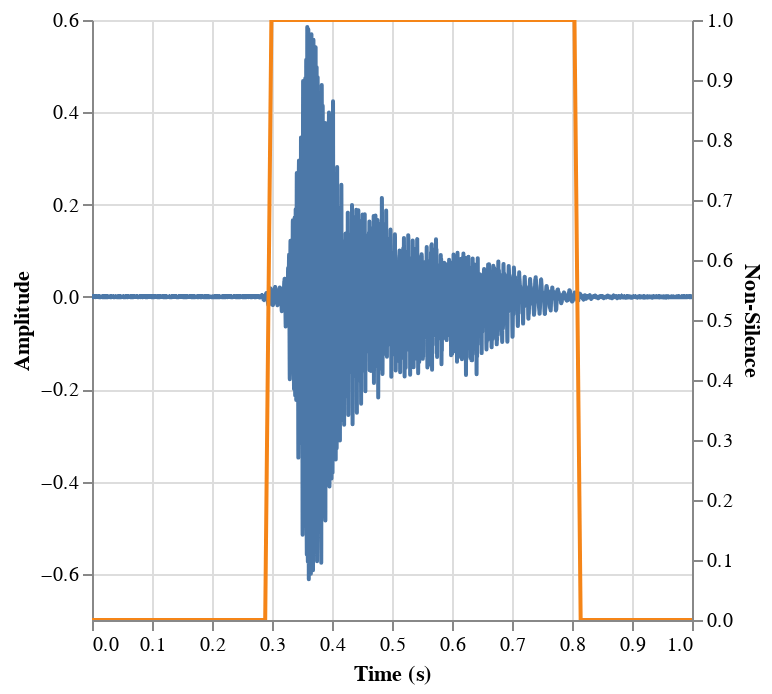

Notebook source saved alongside this figure:
### Code cell
(lambda: DeepnoteChart(plot_df, """{"layer":[{"layer":[{"mark":{"clip":true,"type":"trail","color":"#4c78a8","tooltip":true},"encoding":{"x":{"sort":null,"type":"quantitative","field":"Time (s)","scale":{"type":"linear","zero":false},"format":{"type":"default","decimals":null},"formatType":"numberFormatFromNumberType"},"y":{"sort":null,"type":"quantitative","field":"Amplitude","scale":{"type":"linear","zero":false},"format":{"type":"default","decimals":null},"formatType":"numberFormatFromNumberType"}}},{"mark":{"size":100,"type":"point","opacity":0,"tooltip":true},"encoding":{"x":{"sort":null,"type":"quantitative","field":"Time (s)","scale":{"type":"linear","zero":false},"format":{"type":"default","decimals":null},"formatType":"numberFormatFromNumberType"},"y":{"sort":null,"type":"quantitative","field":"Amplitude","scale":{"type":"linear","zero":false},"format":{"type":"default","decimals":null},"formatType":"numberFormatFromNumberType"}}}]},{"layer":[{"mark":{"clip":true,"type":"trail","color":"#f58518","tooltip":true},"encoding":{"x":{"sort":null,"type":"quantitative","field":"Time (s)","scale":{"type":"linear","zero":false},"format":{"type":"default","decimals":null},"formatType":"numberFormatFromNumberType"},"y":{"sort":null,"type":"quantitative","field":"Non-Silence","scale":{"type":"linear","zero":false},"format":{"type":"default","decimals":null},"formatType":"numberFormatFromNumberType"}}},{"mark":{"size":100,"type":"point","opacity":0,"tooltip":true},"encoding":{"x":{"sort":null,"type":"quantitative","field":"Time (s)","scale":{"type":"linear","zero":false},"format":{"type":"default","decimals":null},"formatType":"numberFormatFromNumberType"},"y":{"sort":null,"type":"quantitative","field":"Non-Silence","scale":{"type":"linear","zero":false},"format":{"type":"default","decimals":null},"formatType":"numberFormatFromNumberType"}}}]}],"title":"","config":{"legend":{}},"$schema":"https://vega.github.io/schema/vega-lite/v5.json","resolve":{"scale":{"y":"independent"}},"encoding":{}}""") if 'DeepnoteChart' in globals() else _dntk.DeepnoteChart(plot_df, """{"layer":[{"layer":[{"mark":{"clip":true,"type":"trail","color":"#4c78a8","tooltip":true},"encoding":{"x":{"sort":null,"type":"quantitative","field":"Time (s)","scale":{"type":"linear","zero":false},"format":{"type":"default","decimals":null},"formatType":"numberFormatFromNumberType"},"y":{"sort":null,"type":"quantitative","field":"Amplitude","scale":{"type":"linear","zero":false},"format":{"type":"default","decimals":null},"formatType":"numberFormatFromNumberType"}}},{"mark":{"size":100,"type":"point","opacity":0,"tooltip":true},"encoding":{"x":{"sort":null,"type":"quantitative","field":"Time (s)","scale":{"type":"linear","zero":false},"format":{"type":"default","decimals":null},"formatType":"numberFormatFromNumberType"},"y":{"sort":null,"type":"quantitative","field":"Amplitude","scale":{"type":"linear","zero":false},"format":{"type":"default","decimals":null},"formatType":"numberFormatFromNumberType"}}}]},{"layer":[{"mark":{"clip":true,"type":"trail","color":"#f58518","tooltip":true},"encoding":{"x":{"sort":null,"type":"quantitative","field":"Time (s)","scale":{"type":"linear","zero":false},"format":{"type":"default","decimals":null},"formatType":"numberFormatFromNumberType"},"y":{"sort":null,"type":"quantitative","field":"Non-Silence","scale":{"type":"linear","zero":false},"format":{"type":"default","decimals":null},"formatType":"numberFormatFromNumberType"}}},{"mark":{"size":100,"type":"point","opacity":0,"tooltip":true},"encoding":{"x":{"sort":null,"type":"quantitative","field":"Time (s)","scale":{"type":"linear","zero":false},"format":{"type":"default","decimals":null},"formatType":"numberFormatFromNumberType"},"y":{"sort":null,"type":"quantitative","field":"Non-Silence","scale":{"type":"linear","zero":false},"format":{"type":"default","decimals":null},"formatType":"numberFormatFromNumberType"}}}]}],"title":"","config":{"legend":{}},"$schema":"https://vega.github.io/schema/vega-lite/v5.json","resolve":{"scale":{"y":"independent"}},"encoding":{}}"""))()

### Figure 1 — Vega-Lite specification as saved in the notebook (floating-point values rounded to 4 significant figures; data arrays with more than 128 entries replaced by an {"elided": "..."} marker saying what was removed)
{"layer": [{"layer": [{"mark": {"clip": true, "type": "trail", "color": "#4c78a8", "tooltip": true}, "encoding": {"x": {"sort": null, "type": "quantitative", "field": "Time (s)", "scale": {"type": "linear", "zero": false}, "format": {"type": "default", "decimals": null}, "formatType": "numberFormatFromNumberType"}, "y": {"sort": null, "type": "quantitative", "field": "Amplitude", "scale": {"type": "linear", "zero": false}, "format": {"type": "default", "decimals": null}, "formatType": "numberFormatFromNumberType"}}}, {"mark": {"size": 100, "type": "point", "opacity": 0, "tooltip": true}, "encoding": {"x": {"sort": null, "type": "quantitative", "field": "Time (s)", "scale": {"type": "linear", "zero": false}, "format": {"type": "default", "decimals": null}, "formatType": "numberFormatFromNumberType"}, "y": {"sort": null, "type": "quantitative", "field": "Amplitude", "scale": {"type": "linear", "zero": false}, "format": {"type": "default", "decimals": null}, "formatType": "numberFormatFromNumberType"}}}]}, {"layer": [{"mark": {"clip": true, "type": "trail", "color": "#f58518", "tooltip": true}, "encoding": {"x": {"sort": null, "type": "quantitative", "field": "Time (s)", "scale": {"type": "linear", "zero": false}, "format": {"type": "default", "decimals": null}, "formatType": "numberFormatFromNumberType"}, "y": {"sort": null, "type": "quantitative", "field": "Non-Silence", "scale": {"type": "linear", "zero": false}, "format": {"type": "default", "decimals": null}, "formatType": "numberFormatFromNumberType"}}}, {"mark": {"size": 100, "type": "point", "opacity": 0, "tooltip": true}, "encoding": {"x": {"sort": null, "type": "quantitative", "field": "Time (s)", "scale": {"type": "linear", "zero": false}, "format": {"type": "default", "decimals": null}, "formatType": "numberFormatFromNumberType"}, "y": {"sort": null, "type": "quantitative", "field": "Non-Silence", "scale": {"type": "linear", "zero": false}, "format": {"type": "default", "decimals": null}, "formatType": "numberFormatFromNumberType"}}}]}], "title": "", "config": {"legend": {}}, "$schema": "https://vega.github.io/schema/vega-lite/v5.json", "resolve": {"scale": {"y": "independent"}}, "encoding": {}, "data": {"values": {"elided": "10000 records"}}}
